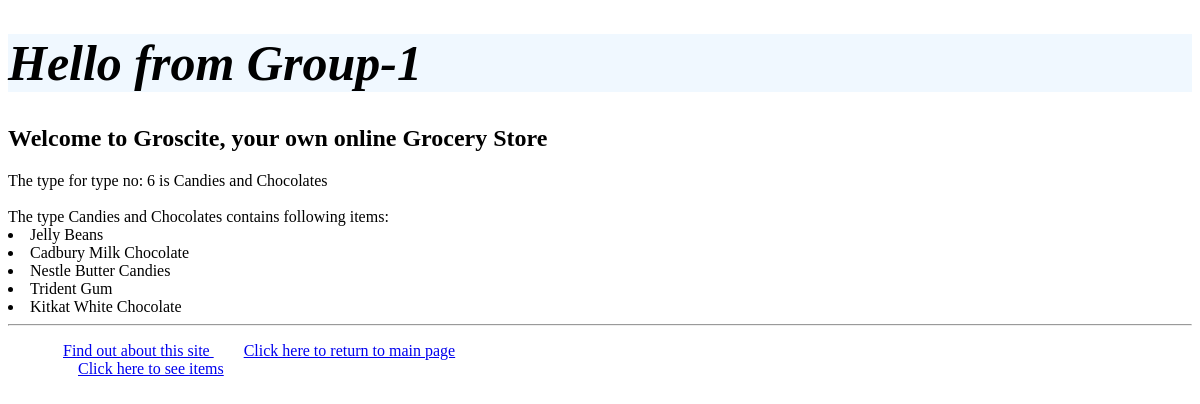
/myapp1/6/, run on the app's committed database.
### myapp1/models.py (models this page shows, shortened)
class Type(models.Model):
    name = models.CharField(max_length=200)

class Item(models.Model):
    type = models.ForeignKey(Type, related_name='items', on_delete=models.CASCADE)
    name = models.CharField(max_length=200)
    price = models.DecimalField(max_digits=10, decimal_places=2)
    stock = models.PositiveIntegerField(default=100)
    available = models.BooleanField(default=True)
    desc = models.TextField(blank=True, null=True)
    interested = models.PositiveIntegerField(default=0)

### myapp1/views.py (the view)
# urls.py: path('myapp1/<int:type_no>/', views.detail, name='detail'),
def detail(request, type_no):
    type_by_id = get_object_or_404(Type, id=type_no)
    item_by_type = Item.objects.filter(type_id=type_no)
    para = '<p>' + str(type_by_id.id) + ': ' + str(type_by_id.name) + '</p>'
    return render(request, 'myapp1/detail0.html', {'type': type_by_id, 'items': item_by_type})

### myapp1/templates/myapp1/detail0.html
{% extends 'myapp1/base.html' %}
{% block body_block %}
    The type for type no: {{ type.id }} is {{type.name}}
<br/>
<br/>
The type {{ type.name }} contains following items:
{% for i in items %}
        <li> {{ i.name}} </li>
        {% endfor %}
{% endblock %}

### data on the page
Type: id "6", name "Candies and Chocolates"
Item: name "Jelly Beans"
Item: name "Cadbury Milk Chocolate"
Item: name "Nestle Butter Candies"
Item: name "Trident Gum"
Item: name "Kitkat White Chocolate"
